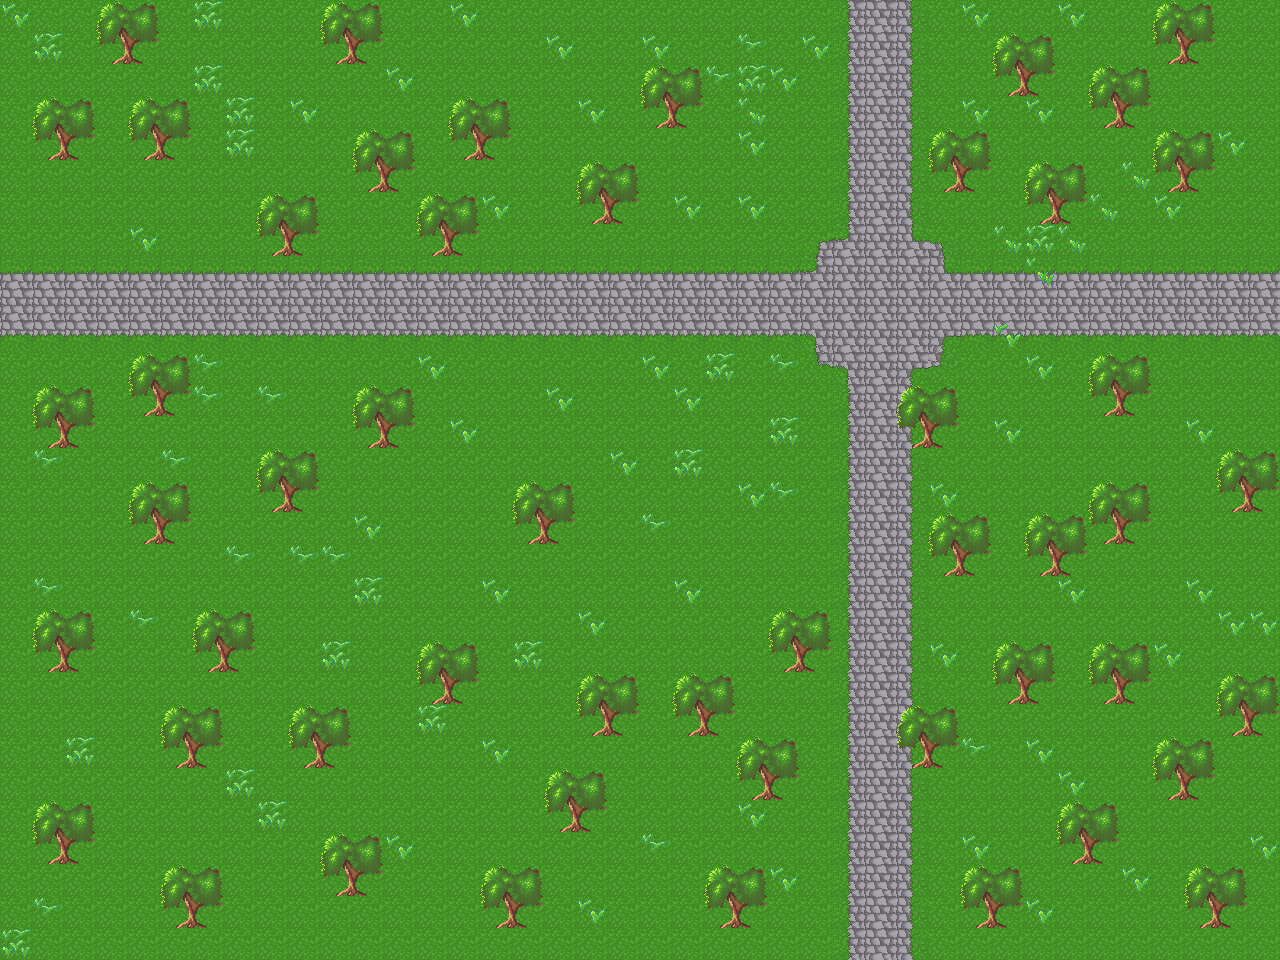

The image is a tile-based game level rendered from a .tmx file. Its description and complete source (layers, tilesets, objects, tile grids) follow:
An orthogonal 40x30 tile map with 32x32 px tiles, 2 tile layers (F, decor).

<map version="1.9" tiledversion="1.9.1" orientation="orthogonal" renderorder="right-down" width="40" height="30" tilewidth="32" tileheight="32" infinite="0" nextlayerid="5" nextobjectid="1">
 <tileset firstgid="1" name="Map" tilewidth="32" tileheight="32" tilecount="64" columns="8">
  <image source="../textures/tilesets/tileset1.png" width="256" height="256" />
 </tileset>
 <layer id="2" name="F" width="40" height="30">
  <data encoding="csv">
13,13,13,13,13,13,13,13,13,13,13,13,13,13,13,13,13,13,13,13,13,13,13,13,13,13,14,26,12,13,13,13,13,13,13,13,13,13,13,13,
13,13,13,13,13,13,13,13,13,13,13,13,13,13,13,13,13,13,13,13,13,13,13,13,13,13,14,26,12,13,13,13,13,13,13,13,13,13,13,13,
13,13,13,13,13,13,13,13,13,13,13,13,13,13,13,13,13,13,13,13,13,13,13,13,13,13,14,26,12,13,13,13,13,13,13,13,13,13,13,13,
13,13,13,13,13,13,13,13,13,13,13,13,13,13,13,13,13,13,13,13,13,13,13,13,13,13,14,26,12,13,13,13,13,13,13,13,13,13,13,13,
13,13,13,13,13,13,13,13,13,13,13,13,13,13,13,13,13,13,13,13,13,13,13,13,13,13,14,26,12,13,13,13,13,13,13,13,13,13,13,13,
13,13,13,13,13,13,13,13,13,13,13,13,13,13,13,13,13,13,13,13,13,13,13,13,13,13,14,26,12,13,13,13,13,13,13,13,13,13,13,13,
13,13,13,13,13,13,13,13,13,13,13,13,13,13,13,13,13,13,13,13,13,13,13,13,13,13,14,26,12,13,13,13,13,13,13,13,13,13,13,13,
13,13,13,13,13,13,13,13,13,13,13,13,13,13,13,13,13,13,13,13,13,13,13,13,13,13,22,26,20,13,13,13,13,13,13,13,13,13,13,13,
21,21,21,21,21,21,21,21,21,21,21,21,21,21,21,21,21,21,21,21,21,21,21,21,21,22,26,26,26,20,21,21,21,21,21,21,21,21,21,21,
26,26,26,26,26,26,26,26,26,26,26,26,26,26,26,26,26,26,26,26,26,26,26,26,26,26,26,26,26,26,26,26,26,26,26,26,26,26,26,26,
5,5,5,5,5,5,5,5,5,5,5,5,5,5,5,5,5,5,5,5,5,5,5,5,5,6,26,26,26,4,5,5,5,5,5,5,5,5,5,5,
13,13,13,13,13,13,13,13,13,13,13,13,13,13,13,13,13,13,13,13,13,13,13,13,13,13,6,26,4,13,13,13,13,13,13,13,13,13,13,13,
13,13,13,13,13,13,13,13,13,13,13,13,13,13,13,13,13,13,13,13,13,13,13,13,13,13,14,26,12,13,13,13,13,13,13,13,13,13,13,13,
13,13,13,13,13,13,13,13,13,13,13,13,13,13,13,13,13,13,13,13,13,13,13,13,13,13,14,26,12,13,13,13,13,13,13,13,13,13,13,13,
13,13,13,13,13,13,13,13,13,13,13,13,13,13,13,13,13,13,13,13,13,13,13,13,13,13,14,26,12,13,13,13,13,13,13,13,13,13,13,13,
13,13,13,13,13,13,13,13,13,13,13,13,13,13,13,13,13,13,13,13,13,13,13,13,13,13,14,26,12,13,13,13,13,13,13,13,13,13,13,13,
13,13,13,13,13,13,13,13,13,13,13,13,13,13,13,13,13,13,13,13,13,13,13,13,13,13,14,26,12,13,13,13,13,13,13,13,13,13,13,13,
13,13,13,13,13,13,13,13,13,13,13,13,13,13,13,13,13,13,13,13,13,13,13,13,13,13,14,26,12,13,13,13,13,13,13,13,13,13,13,13,
13,13,13,13,13,13,13,13,13,13,13,13,13,13,13,13,13,13,13,13,13,13,13,13,13,13,14,26,12,13,13,13,13,13,13,13,13,13,13,13,
13,13,13,13,13,13,13,13,13,13,13,13,13,13,13,13,13,13,13,13,13,13,13,13,13,13,14,26,12,13,13,13,13,13,13,13,13,13,13,13,
13,13,13,13,13,13,13,13,13,13,13,13,13,13,13,13,13,13,13,13,13,13,13,13,13,13,14,26,12,13,13,13,13,13,13,13,13,13,13,13,
13,13,13,13,13,13,13,13,13,13,13,13,13,13,13,13,13,13,13,13,13,13,13,13,13,13,14,26,12,13,13,13,13,13,13,13,13,13,13,13,
13,13,13,13,13,13,13,13,13,13,13,13,13,13,13,13,13,13,13,13,13,13,13,13,13,13,14,26,12,13,13,13,13,13,13,13,13,13,13,13,
13,13,13,13,13,13,13,13,13,13,13,13,13,13,13,13,13,13,13,13,13,13,13,13,13,13,14,26,12,13,13,13,13,13,13,13,13,13,13,13,
13,13,13,13,13,13,13,13,13,13,13,13,13,13,13,13,13,13,13,13,13,13,13,13,13,13,14,26,12,13,13,13,13,13,13,13,13,13,13,13,
13,13,13,13,13,13,13,13,13,13,13,13,13,13,13,13,13,13,13,13,13,13,13,13,13,13,14,26,12,13,13,13,13,13,13,13,13,13,13,13,
13,13,13,13,13,13,13,13,13,13,13,13,13,13,13,13,13,13,13,13,13,13,13,13,13,13,14,26,12,13,13,13,13,13,13,13,13,13,13,13,
13,13,13,13,13,13,13,13,13,13,13,13,13,13,13,13,13,13,13,13,13,13,13,13,13,13,14,26,12,13,13,13,13,13,13,13,13,13,13,13,
13,13,13,13,13,13,13,13,13,13,13,13,13,13,13,13,13,13,13,13,13,13,13,13,13,13,14,26,12,13,13,13,13,13,13,13,13,13,13,13,
13,13,13,13,13,13,13,13,13,13,13,13,13,13,13,13,13,13,13,13,13,13,13,13,13,13,14,26,12,13,13,13,13,13,13,13,13,13,13,13
</data>
 </layer>
 <layer id="3" name="decor" width="40" height="30">
  <data encoding="csv">
9,0,0,2,3,0,1,0,0,0,2,3,0,0,9,0,0,0,0,0,0,0,0,13,0,0,0,0,0,0,9,0,0,9,0,0,2,3,0,0,
13,1,0,10,11,0,0,0,0,0,10,11,0,0,0,0,0,9,0,0,9,0,0,25,0,9,0,0,0,0,0,2,3,0,0,0,10,11,0,0,
13,0,0,0,0,0,1,0,0,0,0,0,9,0,0,0,0,0,0,0,2,3,25,1,9,0,0,0,0,0,0,10,11,0,2,3,0,0,0,0,
13,2,3,0,2,3,0,1,0,9,0,0,0,0,2,3,0,0,9,0,10,11,0,17,0,0,0,0,0,0,9,0,9,0,10,11,0,0,0,0,
13,10,11,0,10,11,0,1,0,0,0,2,3,0,10,11,0,0,0,0,0,0,0,9,0,0,0,0,0,2,3,0,0,0,0,0,2,3,9,0,
13,0,0,0,0,0,0,0,0,0,0,10,11,0,0,0,0,0,2,3,0,0,0,0,0,0,0,0,0,10,11,0,2,3,0,17,10,11,0,0,
13,0,0,0,0,0,0,0,2,3,0,0,0,2,3,9,0,0,10,11,0,9,0,9,0,0,0,0,0,0,0,0,10,11,17,0,9,0,0,0,
13,0,0,0,9,0,0,0,10,11,0,0,0,10,11,0,0,0,0,0,0,0,0,0,0,45,0,0,0,44,0,17,1,17,0,0,0,0,0,0,
0,0,0,0,0,0,0,0,0,0,0,0,0,0,0,0,0,0,0,0,0,0,0,0,0,0,0,0,0,0,0,0,17,0,0,0,0,0,0,0,
0,0,0,0,0,0,0,0,0,0,0,0,0,0,0,0,0,0,0,0,0,0,0,0,0,0,0,0,0,0,0,0,0,0,0,0,0,0,0,0,
0,0,0,0,0,0,0,0,0,0,0,0,0,0,0,0,0,0,0,0,0,0,0,0,0,0,0,0,0,0,0,9,0,0,0,0,0,0,0,0,
0,0,0,0,2,3,25,0,0,0,0,0,0,9,0,0,0,0,0,0,9,0,1,0,25,37,0,0,0,36,0,0,9,0,2,3,0,0,0,0,
0,2,3,0,10,11,25,0,25,0,0,2,3,0,0,0,0,9,0,0,0,9,0,0,0,0,0,0,2,3,0,0,0,0,10,11,0,0,0,0,
0,10,11,0,0,0,0,0,0,0,0,10,11,0,9,0,0,0,0,0,0,0,0,0,1,0,0,0,10,11,0,9,0,0,0,0,0,9,0,0,
0,25,0,0,0,25,0,0,2,3,0,0,0,0,0,0,0,0,0,9,0,1,0,0,0,0,0,0,0,0,0,0,0,0,0,0,0,0,2,3,
0,0,0,0,2,3,0,0,10,11,0,0,0,0,0,0,2,3,0,0,0,0,0,9,25,0,0,0,0,9,0,0,0,0,2,3,0,0,10,11,
0,0,0,0,10,11,0,0,0,0,0,9,0,0,0,0,10,11,0,0,25,0,0,0,0,0,0,0,0,2,3,0,2,3,10,11,0,0,0,0,
0,0,0,0,0,0,0,25,0,25,25,0,0,0,0,0,0,0,0,0,0,0,0,0,0,0,0,0,0,10,11,0,10,11,0,0,0,0,0,0,
0,25,0,0,0,0,0,0,0,0,0,1,0,0,0,9,0,0,0,0,0,9,0,0,0,0,0,0,0,0,0,0,0,9,0,0,0,9,0,0,
0,2,3,0,25,0,2,3,0,0,0,0,0,0,0,0,0,0,9,0,0,0,0,0,2,3,0,0,0,0,0,0,0,0,0,0,0,0,9,9,
0,10,11,0,0,0,10,11,0,0,1,0,0,2,3,0,1,0,0,0,0,0,0,0,10,11,0,0,0,9,0,2,3,0,2,3,9,0,0,0,
0,0,0,0,0,0,0,0,0,0,0,0,0,10,11,0,0,0,2,3,0,2,3,0,0,0,0,0,0,0,0,10,11,0,10,11,0,0,2,3,
0,0,0,0,0,2,3,0,0,2,3,0,0,1,0,0,0,0,10,11,0,10,11,0,0,0,0,0,2,3,0,0,0,0,0,0,0,0,10,11,
0,0,1,0,0,10,11,0,0,10,11,0,0,0,0,9,0,0,0,0,0,0,0,2,3,0,0,0,10,11,25,0,9,0,0,0,2,3,0,0,
0,0,0,0,0,0,0,1,0,0,0,0,0,0,0,0,0,2,3,0,0,0,0,10,11,0,0,0,0,0,0,0,0,9,0,0,10,11,0,0,
0,2,3,0,0,0,0,0,1,0,0,0,0,0,0,0,0,10,11,0,0,0,0,9,0,0,0,0,0,0,0,0,0,2,3,0,0,0,0,0,
0,10,11,0,0,0,0,0,0,0,2,3,9,0,0,0,0,0,0,0,25,0,0,0,0,0,0,0,0,0,9,0,0,10,11,0,0,0,0,9,
0,0,0,0,0,2,3,0,0,0,10,11,0,0,0,2,3,0,0,0,0,0,2,3,9,0,0,0,0,0,2,3,0,0,0,9,0,2,3,0,
0,25,0,0,0,10,11,0,0,0,0,0,0,0,0,10,11,0,9,0,0,0,10,11,0,0,0,0,0,0,10,11,9,0,0,0,0,10,11,0,
1,0,0,0,0,0,0,0,0,0,0,0,0,0,0,0,0,0,0,0,0,0,0,0,0,0,0,0,0,0,0,0,0,0,0,0,0,0,0,0
</data>
 </layer>
</map>